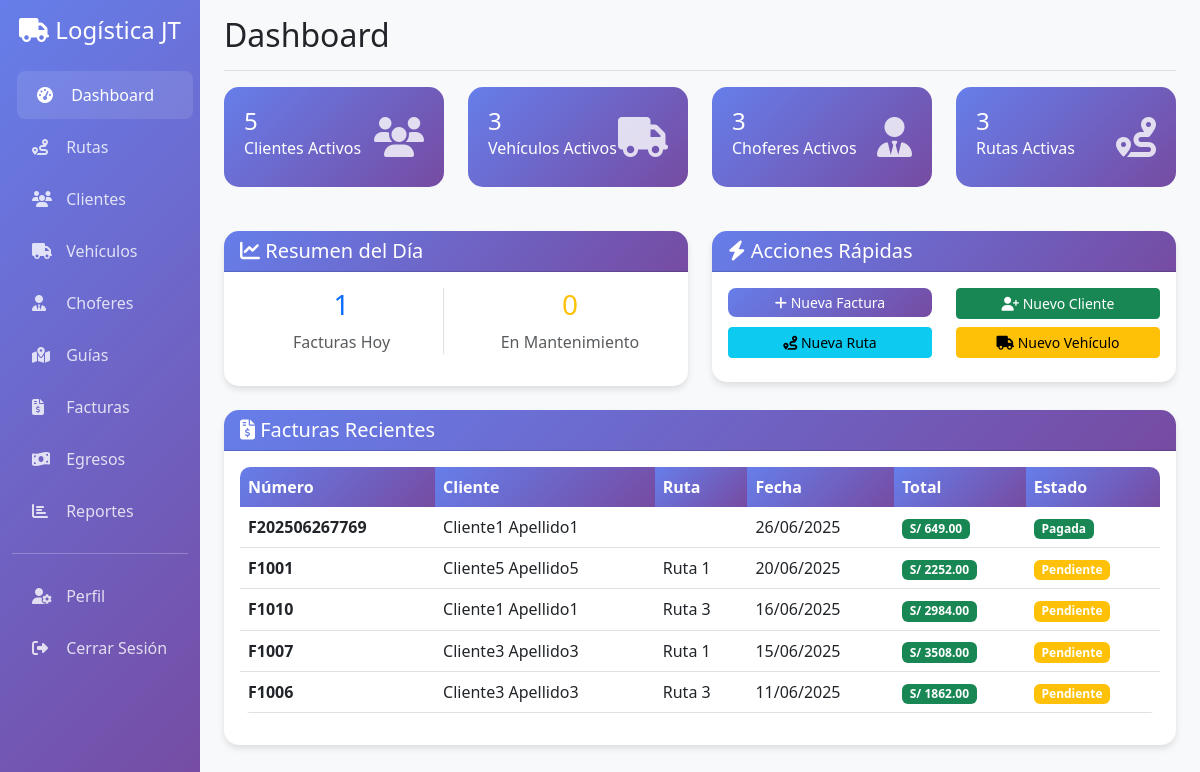
/ (signed in), run on the app's committed database.
### models.py (models this page shows)
class Factura(db.Model):
    id = db.Column(db.Integer, primary_key=True)
    numero_factura = db.Column(db.String(20), unique=True, nullable=False)
    fecha_emision = db.Column(db.DateTime, default=datetime.utcnow)
    subtotal = db.Column(db.Float, default=0.0)
    igv = db.Column(db.Float, default=0.0)
    total = db.Column(db.Float, default=0.0)
    estado = db.Column(db.String(20), default='pendiente')  # pendiente, pagada, anulada
    metodo_pago = db.Column(db.String(50))
    observaciones = db.Column(db.Text)
    cliente_id = db.Column(db.Integer, db.ForeignKey('cliente.id'), nullable=False)
    ruta_id = db.Column(db.Integer, db.ForeignKey('ruta.id'), nullable=True)
    usuario_id = db.Column(db.Integer, db.ForeignKey('usuario.id'), nullable=False)
    usuario = db.relationship('Usuario', backref='facturas_creadas')

class Cliente(db.Model):
    id = db.Column(db.Integer, primary_key=True)
    nombre = db.Column(db.String(100), nullable=False)
    apellido = db.Column(db.String(100), nullable=False)
    email = db.Column(db.String(120), unique=True)
    telefono = db.Column(db.String(20))
    direccion = db.Column(db.Text)
    empresa = db.Column(db.String(100))
    ruc = db.Column(db.String(20))
    activo = db.Column(db.Boolean, default=True)
    fecha_registro = db.Column(db.DateTime, default=datetime.utcnow)
    facturas = db.relationship('Factura', backref='cliente', lazy=True)

class Ruta(db.Model):
    id = db.Column(db.Integer, primary_key=True)
    nombre = db.Column(db.String(100), nullable=False)
    origen = db.Column(db.String(100), nullable=False)
    destino = db.Column(db.String(100), nullable=False)
    distancia = db.Column(db.Float)  # En kilómetros
    tiempo_estimado = db.Column(db.Integer)  # En horas
    tipo_carga = db.Column(db.String(50))  # Tipo de carga que transporta
    precio_base = db.Column(db.Float, default=0.0)
    estado = db.Column(db.String(20), default='activa')  # activa, inactiva
    fecha_creacion = db.Column(db.DateTime, default=datetime.utcnow)
    vehiculo_id = db.Column(db.Integer, db.ForeignKey('vehiculo.id'))
    chofer_id = db.Column(db.Integer, db.ForeignKey('chofer.id'))
    guia_id = db.Column(db.Integer, db.ForeignKey('guia.id'), nullable=True)
    facturas = db.relationship('Factura', backref='ruta', lazy=True)

### routes.py (the view)
@main_bp.route('/')
@login_required
def dashboard():
    total_clientes = Cliente.query.filter_by(activo=True).count()
    total_vehiculos = Vehiculo.query.filter_by(estado='activo').count()
    total_choferes = Chofer.query.filter_by(estado='activo').count()
    total_rutas = Ruta.query.filter_by(estado='activa').count()
    hoy = date.today()
    facturas_hoy = Factura.query.filter(
        db.func.date(Factura.fecha_emision) == hoy
    ).count()
    facturas_recientes = Factura.query.order_by(Factura.fecha_emision.desc()).limit(5).all()
    vehiculos_mantenimiento = Vehiculo.query.filter_by(estado='mantenimiento').count()
    vehiculos = Vehiculo.query.all()
    alertas_km = {}
    for v in vehiculos:
        if v.kilometraje_real is not None and v.km_ultimo_mantenimiento is not None:
            if (v.kilometraje_real - v.km_ultimo_mantenimiento) >= 15000:
                alertas_km[v.id] = f"¡El vehículo {v.placa} ha recorrido 15,000 km desde el último mantenimiento! Realizar mantenimiento preventivo."
    return render_template('dashboard.html',
                         total_clientes=total_clientes,
                         total_vehiculos=total_vehiculos,
                         total_choferes=total_choferes,
                         total_rutas=total_rutas,
                         facturas_hoy=facturas_hoy,
                         facturas_recientes=facturas_recientes,
                         vehiculos_mantenimiento=vehiculos_mantenimiento,
                         alertas_km=alertas_km)

### templates/dashboard.html (shortened to what this page needs)
{% extends "base.html" %}
{% block page_title %}Dashboard{% endblock %}
{% block content %}
<div class="row">
    <div class="col-xl-3 col-md-6 mb-4">
        <div class="stats-card">
            <div class="d-flex justify-content-between">
                <div>
                    <h4 class="mb-0">{{ total_clientes }}</h4>
                    <p class="mb-0">Clientes Activos</p>
                </div>
                <div class="icon">
                    <i class="fas fa-users"></i>
                </div>
            </div>
        </div>
    </div>
    <div class="col-xl-3 col-md-6 mb-4">
        <div class="stats-card">
            <div class="d-flex justify-content-between">
                <div>
                    <h4 class="mb-0">{{ total_vehiculos }}</h4>
                    <p class="mb-0">Vehículos Activos</p>
                </div>
                <div class="icon">
                    <i class="fas fa-truck"></i>
                </div>
            </div>
        </div>
    </div>
    <div class="col-xl-3 col-md-6 mb-4">
        <div class="stats-card">
            <div class="d-flex justify-content-between">
                <div>
                    <h4 class="mb-0">{{ total_choferes }}</h4>
                    <p class="mb-0">Choferes Activos</p>
                </div>
                <div class="icon">
                    <i class="fas fa-user-tie"></i>
                </div>
            </div>
        </div>
    </div>
    <div class="col-xl-3 col-md-6 mb-4">
        <div class="stats-card">
            <div class="d-flex justify-content-between">
                <div>
                    <h4 class="mb-0">{{ total_rutas }}</h4>
                    <p class="mb-0">Rutas Activas</p>
                </div>
                <div class="icon">
                    <i class="fas fa-route"></i>
                </div>
            </div>
        </div>
    </div>
</div>
<div class="row">
    <div class="col-xl-6 col-lg-6 mb-4">
        <div class="card">
            <div class="card-header">
                <h5 class="mb-0">
                    <i class="fas fa-chart-line"></i>
                    Resumen del Día
                </h5>
            </div>
            <div class="card-body">
                <div class="row text-center">
                    <div class="col-6">
                        <div class="border-end">
                            <h3 class="text-primary">{{ facturas_hoy }}</h3>
                            <p class="text-muted">Facturas Hoy</p>
                        </div>
                    </div>
                    <div class="col-6">
                        <h3 class="text-warning">{{ vehiculos_mantenimiento }}</h3>
                        <p class="text-muted">En Mantenimiento</p>
                    </div>
                </div>
            </div>
        </div>
    </div>
    <div class="col-xl-6 col-lg-6 mb-4">
        <div class="card">
            <div class="card-header">
                <h5 class="mb-0">
                    <i class="fas fa-bolt"></i>
                    Acciones Rápidas
                </h5>
            </div>
            <div class="card-body">
                <div class="row">
                    <div class="col-6 mb-2">
                        <a href="{{ url_for('facturas.nueva_factura') }}" class="btn btn-primary btn-sm w-100">
                            <i class="fas fa-plus"></i> Nueva Factura
                        </a>
                    </div>
                    <div class="col-6 mb-2">
                        <a href="{{ url_for('clientes.nuevo_cliente') }}" class="btn btn-success btn-sm w-100">
                            <i class="fas fa-user-plus"></i> Nuevo Cliente
                        </a>
                    </div>
                    <div class="col-6 mb-2">
                        <a href="{{ url_for('rutas.nueva_ruta') }}" class="btn btn-info btn-sm w-100">
                            <i class="fas fa-route"></i> Nueva Ruta
                        </a>
                    </div>
                    <div class="col-6 mb-2">
                        <a href="{{ url_for('vehiculos.nuevo_vehiculo') }}" class="btn btn-warning btn-sm w-100">
                            <i class="fas fa-truck"></i> Nuevo Vehículo
                        </a>
                    </div>
                </div>
            </div>
        </div>
    </div>
</div>
<div class="row">
    <div class="col-12">
        <div class="card">
            <div class="card-header">
                <h5 class="mb-0">
                    <i class="fas fa-file-invoice-dollar"></i>
                    Facturas Recientes
                </h5>
            </div>
            <div class="card-body">
                {% if facturas_recientes %}
                <div class="table-responsive">
                    <table class="table table-hover">
                        <thead>
                            <tr>
                                <th>Número</th>
                                <th>Cliente</th>
                                <th>Ruta</th>
                                <th>Fecha</th>
                                <th>Total</th>
                                <th>Estado</th>
                            </tr>
                        </thead>
                        <tbody>
                            {% for factura in facturas_recientes %}
                            <tr>
                                <td>
                                    <strong>{{ factura.numero_factura }}</strong>
                                </td>
                                <td>{{ factura.cliente.nombre }} {{ factura.cliente.apellido }}</td>
                                <td>{{ factura.ruta.nombre }}</td>
                                <td>{{ factura.fecha_emision.strftime('%d/%m/%Y') }}</td>
                                <td>
                                    <span class="badge bg-success">
                                        S/ {{ "%.2f"|format(factura.total) }}
                                    </span>
                                </td>
                                <td>
                                    {% if factura.estado == 'pagada' %}
                                        <span class="badge bg-success">Pagada</span>
                                    {% elif factura.estado == 'pendiente' %}
                                        <span class="badge bg-warning">Pendiente</span>
                                    {% else %}
                                        <span class="badge bg-danger">Anulada</span>
                                    {% endif %}
                                </td>
                            </tr>
                            {% endfor %}
                        </tbody>
                    </table>
                </div>
                {% else %}
                <div class="text-center py-4">
                    <i class="fas fa-file-invoice-dollar fa-3x text-muted mb-3"></i>
                    <p class="text-muted">No hay facturas recientes</p>
                </div>
                {% endif %}
            </div>
        </div>
    </div>
</div>
{% endblock %}

### templates/base.html (shortened to what this page needs)
<!DOCTYPE html>
<html lang="es">
<head>
    <link href="https://cdn.jsdelivr.net/npm/bootstrap@5.3.0/dist/css/bootstrap.min.css" rel="stylesheet">
    <link rel="stylesheet" href="https://cdnjs.cloudflare.com/ajax/libs/font-awesome/6.4.0/css/all.min.css">
</head>
<body>
    <div class="container-fluid">
        <div class="row">
            <nav class="col-md-3 col-lg-2 d-md-block sidebar collapse">
                <div class="position-sticky pt-3">
                    <div class="text-center mb-4">
                        <h4 class="text-white">
                            <i class="fas fa-truck"></i>
                            Logística JT
                        </h4>
                    </div>
                    <ul class="nav flex-column">
                        <li class="nav-item">
                            <a class="nav-link {% if request.endpoint == 'main.dashboard' %}active{% endif %}"
                               href="{{ url_for('main.dashboard') }}">
                                <i class="fas fa-tachometer-alt"></i>
                                Dashboard
                            </a>
                        </li>
                        <li class="nav-item">
                            <a class="nav-link {% if request.endpoint.startswith('rutas.') %}active{% endif %}"
                               href="{{ url_for('rutas.index') }}">
                                <i class="fas fa-route"></i>
                                Rutas
                            </a>
                        </li>
                        <li class="nav-item">
                            <a class="nav-link {% if request.endpoint.startswith('clientes.') %}active{% endif %}"
                               href="{{ url_for('clientes.index') }}">
                                <i class="fas fa-users"></i>
                                Clientes
                            </a>
                        </li>
                        <li class="nav-item">
                            <a class="nav-link {% if request.endpoint.startswith('vehiculos.') %}active{% endif %}"
                               href="{{ url_for('vehiculos.index') }}">
                                <i class="fas fa-truck"></i>
                                Vehículos
                            </a>
                        </li>
                        <li class="nav-item">
                            <a class="nav-link {% if request.endpoint.startswith('choferes.') %}active{% endif %}"
                               href="{{ url_for('choferes.index') }}">
                                <i class="fas fa-user-tie"></i>
                                Choferes
                            </a>
                        </li>
                        <li class="nav-item">
                            <a class="nav-link {% if request.endpoint.startswith('guias_remision.') %}active{% endif %}"
                               href="{{ url_for('guias_remision.index') }}">
                                <i class="fas fa-map-marked-alt"></i>
                                Guías
                            </a>
                        </li>
                        <li class="nav-item">
                            <a class="nav-link {% if request.endpoint.startswith('facturas.') %}active{% endif %}"
                               href="{{ url_for('facturas.index') }}">
                                <i class="fas fa-file-invoice-dollar"></i>
                                Facturas
                            </a>
                        </li>
                        <li class="nav-item">
                            <a class="nav-link {% if request.endpoint.startswith('egresos.') %}active{% endif %}"
                               href="{{ url_for('egresos.egresos_index') }}">
                                <i class="fas fa-money-bill-wave"></i>
                                Egresos
                            </a>
                        </li>
                        <li class="nav-item">
                            <a class="nav-link {% if request.endpoint.startswith('reportes.') %}active{% endif %}"
                               href="{{ url_for('reportes.index') }}">
                                <i class="fas fa-chart-bar"></i>
                                Reportes
                            </a>
                        </li>
                    </ul>
                    <hr class="text-white">
                    <ul class="nav flex-column">
                        <li class="nav-item">
                            <a class="nav-link {% if request.endpoint.startswith('perfil.') %}active{% endif %}"
                               href="{{ url_for('perfil.index') }}">
                                <i class="fas fa-user-cog"></i>
                                Perfil
                            </a>
                        </li>
                        <li class="nav-item">
                            <a class="nav-link" href="{{ url_for('main.logout') }}">
                                <i class="fas fa-sign-out-alt"></i>
                                Cerrar Sesión
                            </a>
                        </li>
                    </ul>
                </div>
            </nav>
            <main class="col-md-9 ms-sm-auto col-lg-10 px-md-4 main-content">
                <div class="d-flex justify-content-between flex-wrap flex-md-nowrap align-items-center pt-3 pb-2 mb-3 border-bottom">
                    <h1 class="h2">{% block page_title %}{% endblock %}</h1>
                </div>
                {% block content %}{% endblock %}
            </main>
        </div>
    </div>
</body>
</html>

### data on the page
Factura: numero_factura "F202506267769", cliente.nombre "Cliente1", cliente.apellido "Apellido1", fecha_emision "26/06/2025", total "649.00", estado "Pagada"
Factura: numero_factura "F1001", cliente.nombre "Cliente5", cliente.apellido "Apellido5", ruta.nombre "Ruta 1", fecha_emision "20/06/2025", total "2252.00", estado "Pendiente"
Factura: numero_factura "F1010", cliente.nombre "Cliente1", cliente.apellido "Apellido1", ruta.nombre "Ruta 3", fecha_emision "16/06/2025", total "2984.00", estado "Pendiente"
Factura: numero_factura "F1007", cliente.nombre "Cliente3", cliente.apellido "Apellido3", ruta.nombre "Ruta 1", fecha_emision "15/06/2025", total "3508.00", estado "Pendiente"
Factura: numero_factura "F1006", cliente.nombre "Cliente3", cliente.apellido "Apellido3", ruta.nombre "Ruta 3", fecha_emision "11/06/2025", total "1862.00", estado "Pendiente"

### other printed values
{{ total_clientes }} "5"
{{ total_vehiculos }} "3"
{{ total_choferes }} "3"
{{ total_rutas }} "3"
{{ facturas_hoy }} "1"
{{ vehiculos_mantenimiento }} "0"
